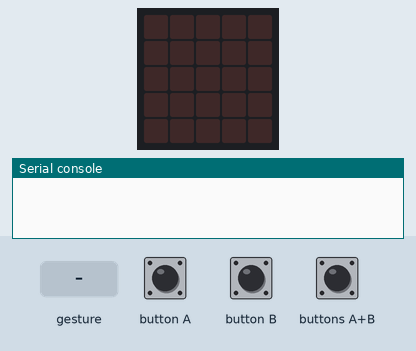
The program below on a simulated BBC micro:bit (MakeCode). Shown: the board's 5×5 LED display, the last lines printed to the serial console. The inputs (shaded band) are chosen by the test bench. No radio messages arrive unless stated (any console line starting 'radio sent:' is added by the test bench); a tilt is held for 1.5 s and a shake lasts 1 s, then the board lies face up again.

Above: at 1.2 s.
1.3 s: buttons A+B pressed for 0.15 s
At 1.8 s:
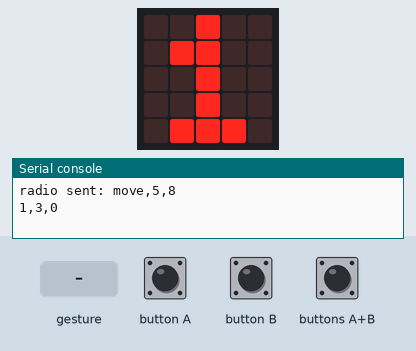
4.4 s: button A pressed for 0.15 s
At 4.62 s:
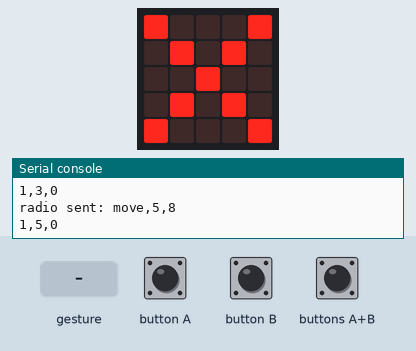
7.5 s: button B pressed for 0.15 s
At 7.7 s:
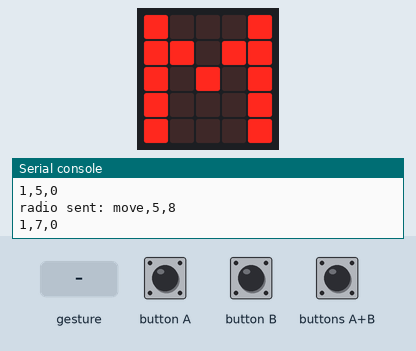
10.6 s: gesture 'tilt left'
At 10.85 s:
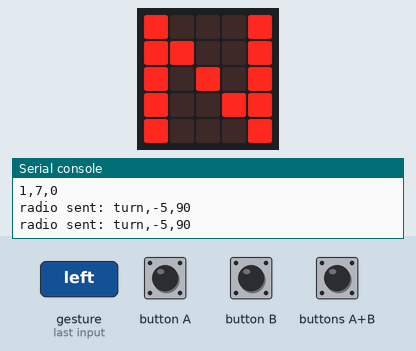
13.6 s: gesture 'tilt right'
At 14.8 s:
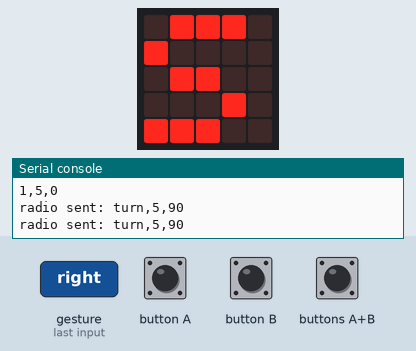
16.6 s: button B pressed for 0.15 s
At 17.15 s:
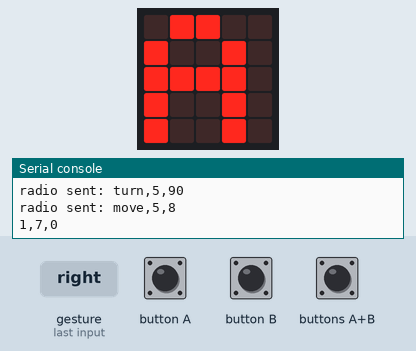
Timing chart, 0 to 19.6 s (numbered marks = the images above; inputs shaded):
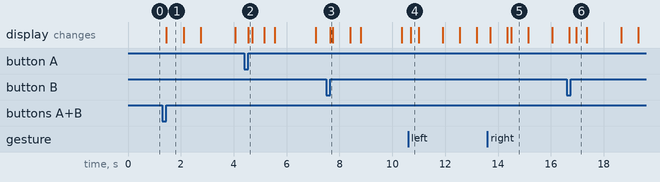

Measured:
- after the input at 1.3 s, the display: changes after 0.15 s (image 1)
- after the input at 4.4 s, the display: changes after 0.15 s (image 2)
- after the input at 7.5 s, the display: changes after 0.15 s (image 3)
- after the input at 10.6 s, the display: changes after 0.10 s (image 4)
- after the input at 16.6 s, the display: first differs from a run without the input after 0.35 s (image 6)
- what the display in image 1 shows lasts 0.6 s, from 1.5 s to 2.1 s
- what the display in image 6 shows lasts 0.4 s, from 17.0 s to 17.4 s

The program:

main.ts
```typescript
let matriz = [[0, 1, 0, 1, 0, 1, 0, 1, 0, 1, 0, 1, 0, 1, 0, 1, 0, 1, 0, 1, 0, 1, 0, 1, 0], [1, 0, 0, 0, 0, 0, 0, 0, 0, 0, 0, 0, 0, 0, 0, 0, 1, 0, 0, 0, 0, 0, 0, 0, 1], [0, 0, 0, 1, 0, 1, 0, 1, 0, 1, 0, 1, 0, 0, 0, 0, 0, 1, 0, 0, 0, 0, 0, 0, 0], [1, 0, 1, 0, 0, 0, 0, 0, 0, 0, 0, 0, 0, 0, 1, 0, 0, 0, 1, 0, 1, 0, 1, 0, 1], [0, 0, 0, 0, 0, 1, 0, 1, 0, 1, 0, 0, 0, 1, 0, 1, 0, 0, 0, 0, 0, 0, 0, 0, 0], [1, 0, 1, 0, 1, 0, 0, 0, 0, 0, 1, 0, 0, 0, 0, 0, 1, 0, 1, 0, 1, 0, 1, 0, 1], [0, 0, 0, 1, 0, 0, 0, 1, 0, 0, 0, 1, 0, 1, 0, 0, 0, 0, 0, 0, 0, 0, 0, 0, 0], [1, 0, 0, 0, 1, 0, 0, 0, 1, 0, 0, 0, 0, 0, 0, 0, 1, 0, 1, 0, 1, 0, 1, 0, 1], [0, 1, 0, 0, 0, 0, 0, 0, 0, 1, 0, 1, 0, 1, 0, 1, 0, 0, 0, 0, 0, 0, 0, 0, 0], [1, 0, 0, 0, 1, 0, 1, 0, 0, 0, 1, 0, 0, 0, 0, 0, 1, 0, 1, 0, 0, 0, 1, 0, 1], [0, 0, 0, 1, 0, 0, 0, 1, 0, 0, 0, 0, 0, 1, 0, 0, 0, 0, 0, 1, 0, 1, 0, 0, 0], [1, 0, 1, 0, 0, 0, 0, 0, 1, 0, 0, 0, 0, 0, 0, 0, 0, 0, 1, 0, 0, 0, 0, 0, 1], [0, 0, 0, 1, 0, 1, 0, 1, 0, 1, 0, 1, 0, 1, 0, 0, 0, 1, 0, 0, 0, 1, 0, 1, 0], [1, 0, 0, 0, 0, 0, 0, 0, 0, 0, 0, 0, 0, 0, 1, 0, 1, 0, 0, 0, 1, 0, 0, 0, 1], [0, 1, 0, 1, 0, 1, 0, 0, 0, 1, 0, 1, 0, 0, 0, 0, 0, 0, 0, 1, 0, 1, 0, 0, 0], [1, 0, 0, 0, 0, 0, 1, 0, 0, 0, 0, 0, 1, 0, 1, 0, 1, 0, 1, 0, 0, 0, 0, 0, 1], [0, 0, 0, 0, 0, 0, 0, 1, 0, 0, 0, 1, 0, 0, 0, 0, 0, 0, 0, 0, 0, 1, 0, 0, 0], [1, 0, 1, 0, 1, 0, 0, 0, 0, 0, 1, 0, 0, 0, 1, 0, 0, 0, 1, 0, 1, 0, 0, 0, 1], [0, 0, 0, 0, 0, 1, 0, 0, 0, 1, 0, 0, 0, 1, 0, 0, 0, 1, 0, 0, 0, 0, 0, 1, 0], [1, 0, 1, 0, 0, 0, 0, 0, 0, 0, 0, 0, 1, 0, 0, 0, 1, 0, 0, 0, 1, 0, 0, 0, 1], [0, 0, 0, 0, 0, 1, 0, 1, 0, 1, 0, 1, 0, 0, 0, 1, 0, 0, 0, 1, 0, 1, 0, 0, 0], [1, 0, 1, 0, 0, 0, 0, 0, 0, 0, 0, 0, 1, 0, 0, 0, 0, 0, 0, 0, 0, 0, 1, 0, 1], [0, 0, 0, 1, 0, 0, 0, 1, 0, 1, 0, 0, 0, 1, 0, 1, 0, 1, 0, 1, 0, 0, 0, 0, 0], [1, 0, 0, 0, 0, 0, 0, 0, 0, 0, 1, 0, 0, 0, 0, 0, 0, 0, 0, 0, 0, 0, 0, 0, 1], [0, 1, 0, 1, 0, 1, 0, 1, 0, 1, 0, 1, 0, 1, 0, 1, 0, 1, 0, 1, 0, 1, 0, 1, 0]]
let coords_inicio = [1, 1]
let coords_fin = [23, 23]
let rotacion_inicio = 2
let VECTORES = [[0, -1], [1, 0], [0, 1], [-1, 0]]
// NORTE
// ESTE
// SUR
// OESTE
let coins = [[3, 9], [7, 15], [13, 9], [23, 5], [21, 19]]
let coins_sin_tomar = coins.slice(0)
let coins_tomadas = [[0, 0]]
_py.py_array_pop(coins_tomadas)
let scr_intervals = 50
let scr_timeouts = 400
let adel_timeout = 1300
let girar_timeout = 900
// scr_intervals = 1
// scr_timeouts = 1
// adel_timeout = 1
// girar_timeout = 1
let x = coords_inicio[0]
let y = coords_inicio[1]
let rotacion = rotacion_inicio
let manual = false
let completado = false
function conexion_genibot() {
    radio.setGroup(1)
    radio.setFrequencyBand(1)
}

function revisar_coin(): boolean {

    for (let coin of coins_sin_tomar) {
        if (coin[0] == x && coin[1] == y) {
            coins_sin_tomar.removeElement(coin)
            coins_tomadas.push(coin)
            return true
        }

    }
    return false
}

function avanzar(): boolean {

    let dx = VECTORES[rotacion][0]
    let dy = VECTORES[rotacion][1]
    let pared_x = x + dx
    let pared_y = y + dy
    if (matriz[pared_y][pared_x] == 1) {
        return false
    }

    x = x + dx * 2
    y = y + dy * 2
    if (revisar_coin()) {
        mostrar_coin()
    }

    radio.sendString("move,5,8")
    serial.writeLine("" + x + "," + ("" + y) + "," + ("" + coins_tomadas.length))
    return true
}

function girar(direccion: number) {
    //  1 DERECHA, -1 IZQUIERDA

    if (direccion != -1 && direccion != 1) {
        return
    }

    rotacion = (rotacion + direccion + 4) % 4
    radio.sendString("turn," + ("" + direccion * 5) + ",90")
}

function llego_meta(): boolean {

    let fin_x = coords_fin[0]
    let fin_y = coords_fin[1]
    if (x == fin_x && y == fin_y) {
        completado = true
    }

    return completado
}

function reset_all() {

    let inicio_x = coords_inicio[0]
    let inicio_y = coords_inicio[1]
    x = inicio_x
    y = inicio_y
    rotacion = rotacion_inicio
    manual = false
    completado = false
    coins_sin_tomar = coins.slice(0)
    coins_tomadas = [[0, 0]]
    _py.py_array_pop(coins_tomadas)
}

function mostrar_coords() {
    basic.showNumber(x, scr_intervals)
    basic.pause(scr_timeouts)
    basic.clearScreen()
    basic.showNumber(y, scr_intervals)
    basic.pause(scr_timeouts)
    basic.clearScreen()
}

function mostrar_rotacion() {
    let letras = ["N", "E", "S", "W"]
    basic.showString(letras[rotacion], scr_intervals)
    basic.pause(scr_timeouts)
    basic.clearScreen()
}

function mostrar_error() {
    basic.showIcon(IconNames.No)
    basic.pause(scr_timeouts)
    basic.clearScreen()
}

function mostrar_completado() {
    basic.showIcon(IconNames.Yes)
    basic.pause(scr_timeouts)
    basic.showIcon(IconNames.Happy)
    basic.pause(scr_timeouts)
    basic.clearScreen()
}

function mostrar_manual() {
    basic.showString(manual ? "M" : "A")
    basic.pause(scr_timeouts)
    basic.clearScreen()
}

function mostrar_coin() {
    basic.showIcon(IconNames.Diamond)
    basic.pause(scr_timeouts)
    basic.clearScreen()
}

function izquierda(j: number = 1) {
    for (let i = 0; i < j; i++) {
        girar(-1)
        mostrar_rotacion()
        basic.pause(girar_timeout)
    }
}

input.onGesture(Gesture.TiltLeft, function on_gesture_tilt_left() {
    if (manual) {
        izquierda(1)
    }

})
function derecha(j: number = 1) {
    for (let i = 0; i < j; i++) {
        girar(1)
        mostrar_rotacion()
        basic.pause(girar_timeout)
    }
}

input.onGesture(Gesture.TiltRight, function on_gesture_tilt_right() {
    if (manual) {
        derecha(1)
    }

})
function adelante(j: number = 1) {
    for (let i = 0; i < j; i++) {
        if (avanzar()) {
            mostrar_coords()
        } else {
            mostrar_error()
        }

        basic.pause(adel_timeout)
    }
}

input.onGesture(Gesture.LogoDown, function on_gesture_logo_down() {
    if (manual) {
        adelante(1)
    }

})
input.onButtonPressed(Button.A, function on_button_pressed_a() {
    if (completado) {
        reset_all()
    } else if (!llego_meta()) {
        mostrar_error()
    }

    basic.pause(50)
})
input.onButtonPressed(Button.B, function on_button_pressed_b() {

    manual = !manual
    mostrar_manual()
})
forever(function on_forever() {
    if (completado) {
        mostrar_completado()
    }

})
conexion_genibot()
// ## FIN
input.onButtonPressed(Button.AB, function on_button_pressed_ab() {
    if (manual) {
        return null
    }

    //  BIFURCACION 1
    adelante(3)
    izquierda()
    adelante()
    derecha()
    adelante()
    // ## 1
    derecha()
    adelante()
    izquierda()
    adelante(2)
    izquierda()
    adelante(3)
    derecha()
    adelante()
    // ## 2
    //  DEVUELTA BIFURCACION 1
    derecha(2)
    adelante()
    izquierda()
    adelante(3)
    derecha()
    adelante(2)
    derecha()
    adelante()
    izquierda()
    adelante()
    izquierda()
    adelante()
    derecha()
    adelante(3)
    derecha()
    //  VIA PRINCIPAL
    adelante(7)
    derecha()
    adelante()
    izquierda()
    adelante()
    derecha()
    adelante(4)
    derecha()
    adelante()
    //  BIFURCACION 2
    derecha()
    adelante()
    izquierda()
    adelante()
    // ## 3
    //  DEVUELTA BIFURCACION 2
    derecha(2)
    adelante()
    derecha()
    adelante()
    //  VIA PRINCIPAL
    adelante(3)
    //  BIFURCACION 3
    izquierda()
    adelante()
    izquierda()
    adelante(2)
    derecha()
    adelante()
    izquierda()
    adelante()
    derecha()
    adelante(2)
    izquierda()
    adelante(3)
    // ## 4
    //  DEVUELTA BIFURCACION 3
    derecha(2)
    adelante(3)
    derecha()
    adelante(2)
    izquierda()
    adelante()
    derecha()
    adelante()
    izquierda()
    adelante(2)
    derecha()
    adelante()
    izquierda()
    //  VIA PRINCIPAL
    adelante()
    derecha()
    adelante()
    izquierda()
    adelante()
    izquierda()
    adelante(4)
    derecha()
    adelante()
    izquierda()
    adelante()
    //  BIFURCACION 4
    izquierda()
    adelante(2)
    izquierda()
    adelante()
    // ## 5
    //  DEVUELTA BIFURCACION 4
    derecha(2)
    adelante()
    derecha()
    adelante(2)
})
```

test.ts
```typescript
// aquí va el archivo "tests"; esto no se compilará cuando este paquete se utilice como una extensión.
```
